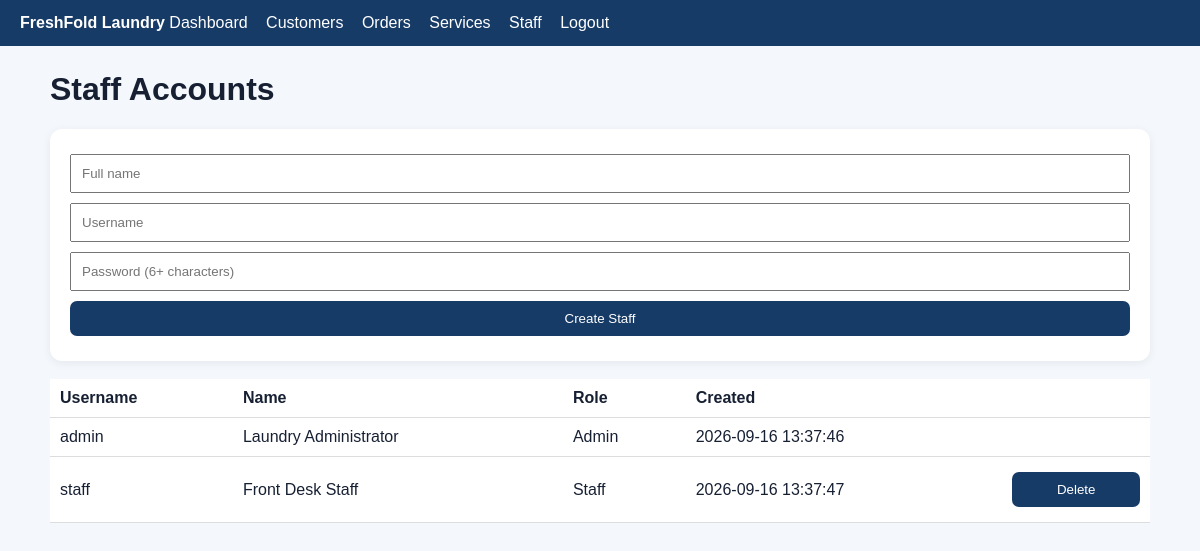
Page /staff (signed in) on the committed database.
### tables this page shows
CREATE TABLE users (
            id INTEGER PRIMARY KEY AUTOINCREMENT,
            username TEXT UNIQUE NOT NULL,
            password TEXT NOT NULL,
            full_name TEXT NOT NULL,
            role TEXT NOT NULL DEFAULT 'Staff',
            created_at TEXT NOT NULL DEFAULT CURRENT_TIMESTAMP
        );

### app.py (the view)
@app.route("/staff")
@admin_required
def staff_accounts():
    users = get_db().execute("SELECT id, username, full_name, role, created_at FROM users ORDER BY role, full_name").fetchall()
    return render_template("staff.html", users=users)

### app.py (called while the page is built)
def get_db():
    if "db" not in g:
        g.db = sqlite3.connect(app.config["DATABASE"])
        g.db.row_factory = sqlite3.Row
        g.db.execute("PRAGMA foreign_keys = ON")
    return g.db

def admin_required(view):
    @wraps(view)
    def wrapped_view(*args, **kwargs):
        if "user_id" not in session:
            return redirect(url_for("login", next=request.path))
        if session.get("user_role") != "Admin":
            abort(403)
        return view(*args, **kwargs)
    return wrapped_view

@app.context_processor
def inject_globals():
    return {"statuses": STATUSES, "today": date.today().isoformat(), "shop_name": "FreshFold Laundry"}

@app.before_request
def ensure_database():
    init_db()

### templates/staff.html
{% extends "base.html" %}{% block content %}
<h1>Staff Accounts</h1><div class="card"><form method="post" action="{{url_for('save_staff')}}">
<input name="full_name" placeholder="Full name" required><input name="username" placeholder="Username" required><input name="password" type="password" placeholder="Password (6+ characters)" required><button>Create Staff</button></form></div>
<table><tr><th>Username</th><th>Name</th><th>Role</th><th>Created</th><th></th></tr>{% for u in users %}<tr><td>{{u.username}}</td><td>{{u.full_name}}</td><td>{{u.role}}</td><td>{{u.created_at}}</td><td>{% if u.id != session.get('user_id') %}<form method="post" action="{{url_for('delete_staff',user_id=u.id)}}"><button>Delete</button></form>{% endif %}</td></tr>{% endfor %}</table>{% endblock %}

### templates/base.html (style rules this page uses)
body { font-family:Arial,sans-serif;margin:0;background:#f4f7fb;color:#172033 }
.card { background:white;border-radius:12px;padding:20px;margin-bottom:18px;box-shadow:0 2px 10px #0001 }
input,select,textarea,button { padding:10px;margin:5px 0;width:100%;box-sizing:border-box }
button { background:#173b67;color:white;border:0;border-radius:7px;cursor:pointer }
table { width:100%;border-collapse:collapse;background:white }
th,td { padding:10px;border-bottom:1px solid #ddd;text-align:left }

### rows in the picture
users: username "admin", full_name "Laundry Administrator", role "Admin", created_at "2026-09-16 13:37:46"
users: username "staff", full_name "Front Desk Staff", role "Staff", created_at "2026-09-16 13:37:47"
